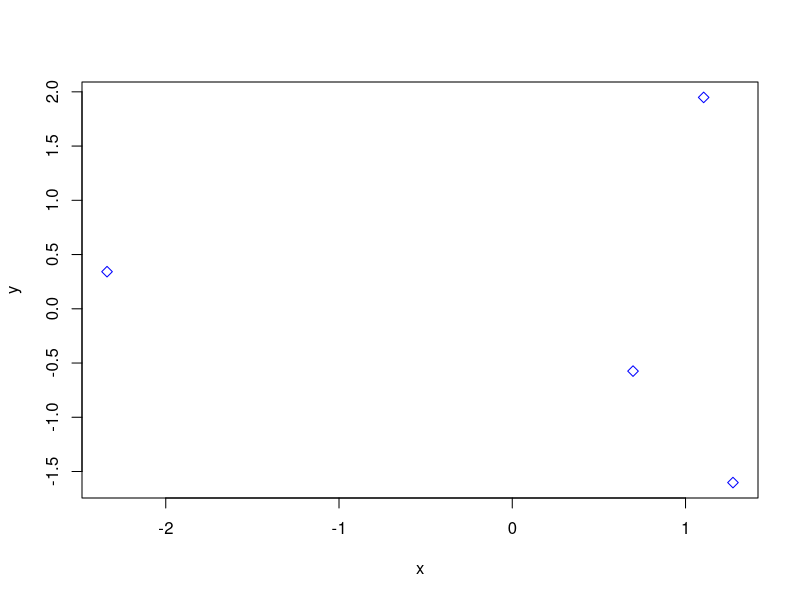

Write R code to recreate this figure.
#Problem. Write a function implementing dynamic scoping for selected variables.
### definition
f1 <- function(env) {
  env$x^2
}

f2 <- function() {
  parent.frame()$x^2
}

### examples
x <- 3
f1(env = globalenv())

g <- function() {
  x <- 5
  y <- f1(environment())
  print(y)
}

g()

x <- 4
f2()

g <- function() {
  x <- 5
  y <- f2()
  print(y)
}

g()


# Problem. Write a function creating an “object” representing an undirected graph and basic methods related to the graph, including typical getter, 
# e.g., getNodes, getLinks, and a plot method visualizing the graph.

### definition
graph <- function(nodes, links) {
  ## container
  e <- new.env(parent = emptyenv())
  ## data
  e$nodes <- nodes
  e$links <- links
  ## methods
  ## e$getNodes <- function() {e$nodes}
  e$getNodes <- function() {nodes}
  environment(e$getNodes) <- e
  e$getLinks <- function() { links}
  environment(e$getLinks) <- e
  e$plot <- function(...) {
    l <- length(nodes)
    x <- rnorm(l)
    y <- rnorm(l)
    base::plot(x, y, ...)
  }
  environment(e$plot) <- e
  ## imports
  e[["{"]] <- `{`
  e$rnorm <- rnorm
  e[["<-"]] <- `<-`
  e$length <- length
  e[["$"]] <- `$`
  e[["::"]] <- `::`
  ## returnig
  e
}

### examples
nodes <- 1:4
links <- data.frame(from = c(1, 1, 3, 2), to = c(2, 4, 4, 4))
g1 <- graph(nodes = nodes, links = links)

g1
ls(envir = g1)
g1$nodes
g1$links
g1$getNodes()
g1$getLinks()
g1$plot(pch = 5, col = "blue")
